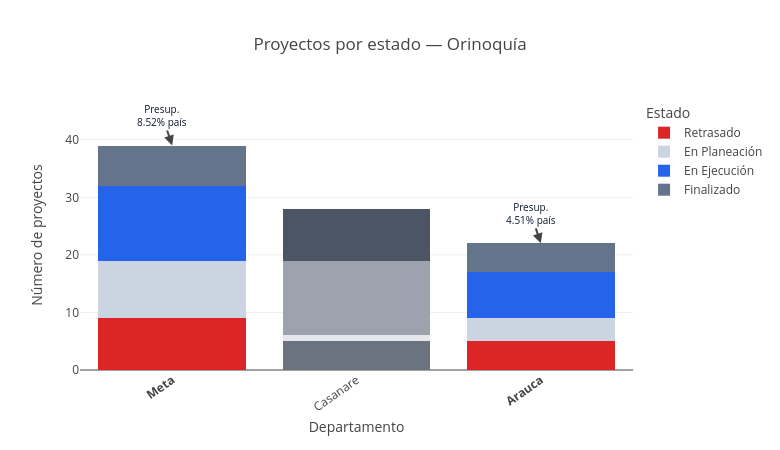
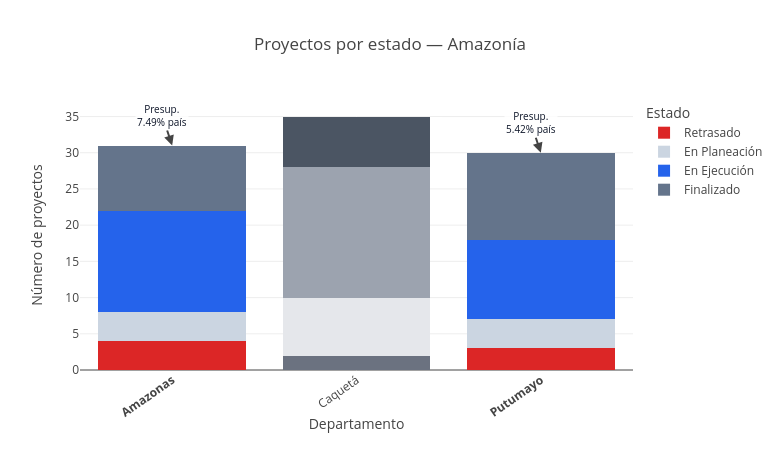
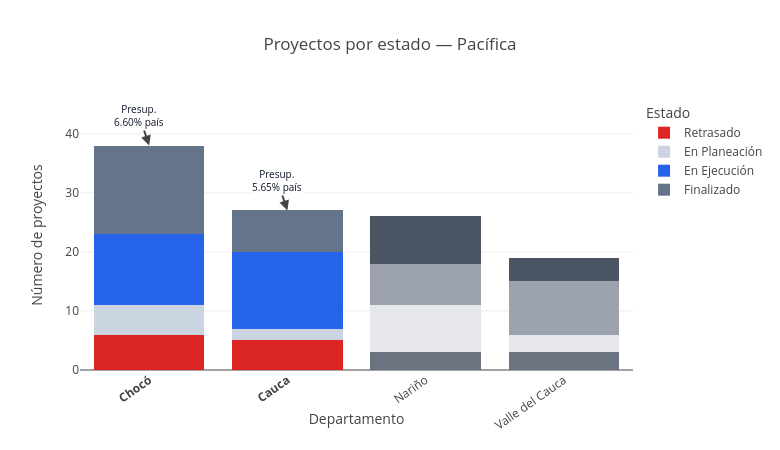
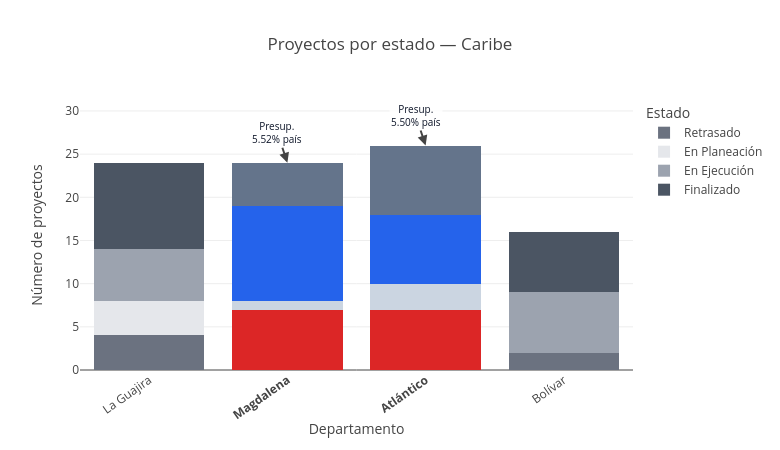

Write notebook code for charts like these, in order.
### Code cell
GRAY_ESTADO = {
    "En Planeación": "#E5E7EB",
    "En Ejecución": "#9CA3AF",
    "Retrasado": "#6B7280",
    "Finalizado": "#4B5563",
}
# Presupuesto por región–departamento y % del país
presupuesto_depto = (
    df_analitico.groupby(["Region", "Departamento"], as_index=False)["Presupuesto_USD"]
    .sum()
)

total_pais = presupuesto_depto["Presupuesto_USD"].sum()
presupuesto_depto["Pct_Pais"] = 100 * presupuesto_depto["Presupuesto_USD"] / total_pais

# Top 2 por región según mayor % de proyectos RETRASADOS
retraso_depto = (
    df_analitico[df_analitico["Estado"] == "Retrasado"]
    .groupby(["Region", "Departamento"])
    .size()
    .reset_index(name="N_Retrasados")
)
totales_depto = (
    df_analitico.groupby(["Region", "Departamento"])
    .size()
    .reset_index(name="N_Proyectos")
)
retraso_depto = totales_depto.merge(retraso_depto, on=["Region", "Departamento"], how="left")
retraso_depto["N_Retrasados"] = retraso_depto["N_Retrasados"].fillna(0).astype(int)
retraso_depto["Pct_Retrasado"] = 100 * retraso_depto["N_Retrasados"] / retraso_depto["N_Proyectos"]

top2_retraso = (
    retraso_depto.sort_values(
        ["Region", "Pct_Retrasado", "N_Retrasados"],
        ascending=[True, False, False],
    )
    .groupby("Region", as_index=False)
    .head(2)
)

top2_por_region = (
    top2_retraso.groupby("Region")["Departamento"]
    .apply(set)
    .to_dict()
)

ORDEN_REGION = ["Orinoquía", "Amazonía", "Pacífica", "Caribe", "Andina"]

conteo_depto["Pct"] = (
    conteo_depto.groupby(["Region", "Departamento"])["Proyectos"]
    .transform(lambda s: 100 * s / s.sum())
)

for region in ORDEN_REGION:
    datos = conteo_depto[conteo_depto["Region"] == region].copy()
    orden_x = (
        presupuesto_depto[presupuesto_depto["Region"] == region]
        .sort_values("Pct_Pais", ascending=False)["Departamento"]
        .tolist()
    )
    datos["Departamento"] = pd.Categorical(
        datos["Departamento"], categories=orden_x, ordered=True
    )
    datos = datos.sort_values(["Departamento", "Estado"])
    top_deptos = top2_por_region.get(region, set())
    fig = px.bar(
        datos,
        x="Departamento",
        y="Proyectos",
        color="Estado",
        color_discrete_map=COLOR_ESTADO,
        barmode="stack",
        category_orders={"Estado": ORDEN_ESTADO_A},
        custom_data=["Pct"],
        title=f"Proyectos por estado — {region} ",
    )
    # Top 2 → color; resto → escala de grises
    for trace in fig.data:
        estado = trace.name
        colores = [
            COLOR_ESTADO.get(estado, "#9CA3AF")
            if dep in top_deptos
            else GRAY_ESTADO.get(estado, "#9CA3AF")
            for dep in trace.x
        ]
        trace.marker.color = colores
        trace.marker.line.color = [
            "#0F172A" if dep in top_deptos else "rgba(0,0,0,0)" for dep in trace.x
        ]
    fig.update_traces(
        hovertemplate=(
            "<b>%{x}</b><br>"
            "Estado: %{fullData.name}<br>"
            "Proyectos: %{y}<br>"
            "Participación: %{customdata[0]:.1f}%<extra></extra>"
        )
    )
    totales = datos.groupby("Departamento", observed=True)["Proyectos"].sum()
    for depto in top_deptos:
        if depto in totales.index:
            pct_pais = presupuesto_depto.loc[
                (presupuesto_depto["Region"] == region)
                & (presupuesto_depto["Departamento"] == depto),
                "Pct_Pais",
            ].iloc[0]
            fig.add_annotation(
                x=depto,
                y=totales[depto],
                text=f"Presup.<br>{pct_pais:.2f}% país",
                showarrow=True,
                arrowhead=2,
                ay=-30,
                font=dict(size=10, color="#0F172A"),
                bgcolor="rgba(255,255,255,0.85)",
            )
    ticktext = [f"<b>{d}</b>" if d in top_deptos else d for d in orden_x]
    fig.update_xaxes(tickmode="array", tickvals=orden_x, ticktext=ticktext, tickangle=-35)
    fig.update_layout(
        height=450,
        width=780,
        xaxis_title="Departamento",
        yaxis_title="Número de proyectos",
        legend_title="Estado",
    )
    fig.show()

### Figure 1 — Plotly figure (JSON) as saved in the notebook; plotly's stock layout.template omitted (floating-point values rounded to 4 significant figures)
{"data": [{"customdata": [[23.08], [17.86], [22.73]], "hovertemplate": "<b>%{x}</b><br>Estado: %{fullData.name}<br>Proyectos: %{y}<br>Participación: %{customdata[0]:.1f}%<extra></extra>", "legendgroup": "Retrasado", "marker": {"color": ["#DC2626", "#6B7280", "#DC2626"], "line": {"color": ["#0F172A", "rgba(0,0,0,0)", "#0F172A"]}, "pattern": {"shape": ""}}, "name": "Retrasado", "orientation": "v", "showlegend": true, "textposition": "auto", "type": "bar", "x": ["Meta", "Casanare", "Arauca"], "xaxis": "x", "y": [9, 5, 5], "yaxis": "y"}, {"customdata": [[25.64], [3.571], [18.18]], "hovertemplate": "<b>%{x}</b><br>Estado: %{fullData.name}<br>Proyectos: %{y}<br>Participación: %{customdata[0]:.1f}%<extra></extra>", "legendgroup": "En Planeación", "marker": {"color": ["#CBD5E1", "#E5E7EB", "#CBD5E1"], "line": {"color": ["#0F172A", "rgba(0,0,0,0)", "#0F172A"]}, "pattern": {"shape": ""}}, "name": "En Planeación", "orientation": "v", "showlegend": true, "textposition": "auto", "type": "bar", "x": ["Meta", "Casanare", "Arauca"], "xaxis": "x", "y": [10, 1, 4], "yaxis": "y"}, {"customdata": [[33.33], [46.43], [36.36]], "hovertemplate": "<b>%{x}</b><br>Estado: %{fullData.name}<br>Proyectos: %{y}<br>Participación: %{customdata[0]:.1f}%<extra></extra>", "legendgroup": "En Ejecución", "marker": {"color": ["#2563EB", "#9CA3AF", "#2563EB"], "line": {"color": ["#0F172A", "rgba(0,0,0,0)", "#0F172A"]}, "pattern": {"shape": ""}}, "name": "En Ejecución", "orientation": "v", "showlegend": true, "textposition": "auto", "type": "bar", "x": ["Meta", "Casanare", "Arauca"], "xaxis": "x", "y": [13, 13, 8], "yaxis": "y"}, {"customdata": [[17.95], [32.14], [22.73]], "hovertemplate": "<b>%{x}</b><br>Estado: %{fullData.name}<br>Proyectos: %{y}<br>Participación: %{customdata[0]:.1f}%<extra></extra>", "legendgroup": "Finalizado", "marker": {"color": ["#64748B", "#4B5563", "#64748B"], "line": {"color": ["#0F172A", "rgba(0,0,0,0)", "#0F172A"]}, "pattern": {"shape": ""}}, "name": "Finalizado", "orientation": "v", "showlegend": true, "textposition": "auto", "type": "bar", "x": ["Meta", "Casanare", "Arauca"], "xaxis": "x", "y": [7, 9, 5], "yaxis": "y"}], "layout": {"annotations": [{"arrowhead": 2, "ay": -30, "bgcolor": "rgba(255,255,255,0.85)", "font": {"color": "#0F172A", "size": 10}, "showarrow": true, "text": "Presup.<br>8.52% país", "x": "Meta", "y": 39}, {"arrowhead": 2, "ay": -30, "bgcolor": "rgba(255,255,255,0.85)", "font": {"color": "#0F172A", "size": 10}, "showarrow": true, "text": "Presup.<br>4.51% país", "x": "Arauca", "y": 22}], "barmode": "stack", "height": 450, "legend": {"title": {"text": "Estado"}, "tracegroupgap": 0}, "title": {"text": "Proyectos por estado — Orinoquía "}, "width": 780, "xaxis": {"anchor": "y", "domain": [0, 1], "tickangle": -35, "tickmode": "array", "ticktext": ["<b>Meta</b>", "Casanare", "<b>Arauca</b>"], "tickvals": ["Meta", "Casanare", "Arauca"], "title": {"text": "Departamento"}}, "yaxis": {"anchor": "x", "domain": [0, 1], "title": {"text": "Número de proyectos"}}}}

### Figure 2 — Plotly figure (JSON) as saved in the notebook; plotly's stock layout.template omitted (floating-point values rounded to 4 significant figures)
{"data": [{"customdata": [[12.9], [5.714], [10.0]], "hovertemplate": "<b>%{x}</b><br>Estado: %{fullData.name}<br>Proyectos: %{y}<br>Participación: %{customdata[0]:.1f}%<extra></extra>", "legendgroup": "Retrasado", "marker": {"color": ["#DC2626", "#6B7280", "#DC2626"], "line": {"color": ["#0F172A", "rgba(0,0,0,0)", "#0F172A"]}, "pattern": {"shape": ""}}, "name": "Retrasado", "orientation": "v", "showlegend": true, "textposition": "auto", "type": "bar", "x": ["Amazonas", "Caquetá", "Putumayo"], "xaxis": "x", "y": [4, 2, 3], "yaxis": "y"}, {"customdata": [[12.9], [22.86], [13.33]], "hovertemplate": "<b>%{x}</b><br>Estado: %{fullData.name}<br>Proyectos: %{y}<br>Participación: %{customdata[0]:.1f}%<extra></extra>", "legendgroup": "En Planeación", "marker": {"color": ["#CBD5E1", "#E5E7EB", "#CBD5E1"], "line": {"color": ["#0F172A", "rgba(0,0,0,0)", "#0F172A"]}, "pattern": {"shape": ""}}, "name": "En Planeación", "orientation": "v", "showlegend": true, "textposition": "auto", "type": "bar", "x": ["Amazonas", "Caquetá", "Putumayo"], "xaxis": "x", "y": [4, 8, 4], "yaxis": "y"}, {"customdata": [[45.16], [51.43], [36.67]], "hovertemplate": "<b>%{x}</b><br>Estado: %{fullData.name}<br>Proyectos: %{y}<br>Participación: %{customdata[0]:.1f}%<extra></extra>", "legendgroup": "En Ejecución", "marker": {"color": ["#2563EB", "#9CA3AF", "#2563EB"], "line": {"color": ["#0F172A", "rgba(0,0,0,0)", "#0F172A"]}, "pattern": {"shape": ""}}, "name": "En Ejecución", "orientation": "v", "showlegend": true, "textposition": "auto", "type": "bar", "x": ["Amazonas", "Caquetá", "Putumayo"], "xaxis": "x", "y": [14, 18, 11], "yaxis": "y"}, {"customdata": [[29.03], [20.0], [40.0]], "hovertemplate": "<b>%{x}</b><br>Estado: %{fullData.name}<br>Proyectos: %{y}<br>Participación: %{customdata[0]:.1f}%<extra></extra>", "legendgroup": "Finalizado", "marker": {"color": ["#64748B", "#4B5563", "#64748B"], "line": {"color": ["#0F172A", "rgba(0,0,0,0)", "#0F172A"]}, "pattern": {"shape": ""}}, "name": "Finalizado", "orientation": "v", "showlegend": true, "textposition": "auto", "type": "bar", "x": ["Amazonas", "Caquetá", "Putumayo"], "xaxis": "x", "y": [9, 7, 12], "yaxis": "y"}], "layout": {"annotations": [{"arrowhead": 2, "ay": -30, "bgcolor": "rgba(255,255,255,0.85)", "font": {"color": "#0F172A", "size": 10}, "showarrow": true, "text": "Presup.<br>5.42% país", "x": "Putumayo", "y": 30}, {"arrowhead": 2, "ay": -30, "bgcolor": "rgba(255,255,255,0.85)", "font": {"color": "#0F172A", "size": 10}, "showarrow": true, "text": "Presup.<br>7.49% país", "x": "Amazonas", "y": 31}], "barmode": "stack", "height": 450, "legend": {"title": {"text": "Estado"}, "tracegroupgap": 0}, "title": {"text": "Proyectos por estado — Amazonía "}, "width": 780, "xaxis": {"anchor": "y", "domain": [0, 1], "tickangle": -35, "tickmode": "array", "ticktext": ["<b>Amazonas</b>", "Caquetá", "<b>Putumayo</b>"], "tickvals": ["Amazonas", "Caquetá", "Putumayo"], "title": {"text": "Departamento"}}, "yaxis": {"anchor": "x", "domain": [0, 1], "title": {"text": "Número de proyectos"}}}}

### Figure 3 — Plotly figure (JSON) as saved in the notebook; plotly's stock layout.template omitted (floating-point values rounded to 4 significant figures)
{"data": [{"customdata": [[15.79], [18.52], [11.54], [15.79]], "hovertemplate": "<b>%{x}</b><br>Estado: %{fullData.name}<br>Proyectos: %{y}<br>Participación: %{customdata[0]:.1f}%<extra></extra>", "legendgroup": "Retrasado", "marker": {"color": ["#DC2626", "#DC2626", "#6B7280", "#6B7280"], "line": {"color": ["#0F172A", "#0F172A", "rgba(0,0,0,0)", "rgba(0,0,0,0)"]}, "pattern": {"shape": ""}}, "name": "Retrasado", "orientation": "v", "showlegend": true, "textposition": "auto", "type": "bar", "x": ["Chocó", "Cauca", "Nariño", "Valle del Cauca"], "xaxis": "x", "y": [6, 5, 3, 3], "yaxis": "y"}, {"customdata": [[13.16], [7.407], [30.77], [15.79]], "hovertemplate": "<b>%{x}</b><br>Estado: %{fullData.name}<br>Proyectos: %{y}<br>Participación: %{customdata[0]:.1f}%<extra></extra>", "legendgroup": "En Planeación", "marker": {"color": ["#CBD5E1", "#CBD5E1", "#E5E7EB", "#E5E7EB"], "line": {"color": ["#0F172A", "#0F172A", "rgba(0,0,0,0)", "rgba(0,0,0,0)"]}, "pattern": {"shape": ""}}, "name": "En Planeación", "orientation": "v", "showlegend": true, "textposition": "auto", "type": "bar", "x": ["Chocó", "Cauca", "Nariño", "Valle del Cauca"], "xaxis": "x", "y": [5, 2, 8, 3], "yaxis": "y"}, {"customdata": [[31.58], [48.15], [26.92], [47.37]], "hovertemplate": "<b>%{x}</b><br>Estado: %{fullData.name}<br>Proyectos: %{y}<br>Participación: %{customdata[0]:.1f}%<extra></extra>", "legendgroup": "En Ejecución", "marker": {"color": ["#2563EB", "#2563EB", "#9CA3AF", "#9CA3AF"], "line": {"color": ["#0F172A", "#0F172A", "rgba(0,0,0,0)", "rgba(0,0,0,0)"]}, "pattern": {"shape": ""}}, "name": "En Ejecución", "orientation": "v", "showlegend": true, "textposition": "auto", "type": "bar", "x": ["Chocó", "Cauca", "Nariño", "Valle del Cauca"], "xaxis": "x", "y": [12, 13, 7, 9], "yaxis": "y"}, {"customdata": [[39.47], [25.93], [30.77], [21.05]], "hovertemplate": "<b>%{x}</b><br>Estado: %{fullData.name}<br>Proyectos: %{y}<br>Participación: %{customdata[0]:.1f}%<extra></extra>", "legendgroup": "Finalizado", "marker": {"color": ["#64748B", "#64748B", "#4B5563", "#4B5563"], "line": {"color": ["#0F172A", "#0F172A", "rgba(0,0,0,0)", "rgba(0,0,0,0)"]}, "pattern": {"shape": ""}}, "name": "Finalizado", "orientation": "v", "showlegend": true, "textposition": "auto", "type": "bar", "x": ["Chocó", "Cauca", "Nariño", "Valle del Cauca"], "xaxis": "x", "y": [15, 7, 8, 4], "yaxis": "y"}], "layout": {"annotations": [{"arrowhead": 2, "ay": -30, "bgcolor": "rgba(255,255,255,0.85)", "font": {"color": "#0F172A", "size": 10}, "showarrow": true, "text": "Presup.<br>6.60% país", "x": "Chocó", "y": 38}, {"arrowhead": 2, "ay": -30, "bgcolor": "rgba(255,255,255,0.85)", "font": {"color": "#0F172A", "size": 10}, "showarrow": true, "text": "Presup.<br>5.65% país", "x": "Cauca", "y": 27}], "barmode": "stack", "height": 450, "legend": {"title": {"text": "Estado"}, "tracegroupgap": 0}, "title": {"text": "Proyectos por estado — Pacífica "}, "width": 780, "xaxis": {"anchor": "y", "domain": [0, 1], "tickangle": -35, "tickmode": "array", "ticktext": ["<b>Chocó</b>", "<b>Cauca</b>", "Nariño", "Valle del Cauca"], "tickvals": ["Chocó", "Cauca", "Nariño", "Valle del Cauca"], "title": {"text": "Departamento"}}, "yaxis": {"anchor": "x", "domain": [0, 1], "title": {"text": "Número de proyectos"}}}}

### Figure 4 — Plotly figure (JSON) as saved in the notebook; plotly's stock layout.template omitted (floating-point values rounded to 4 significant figures)
{"data": [{"customdata": [[16.67], [29.17], [26.92], [12.5]], "hovertemplate": "<b>%{x}</b><br>Estado: %{fullData.name}<br>Proyectos: %{y}<br>Participación: %{customdata[0]:.1f}%<extra></extra>", "legendgroup": "Retrasado", "marker": {"color": ["#6B7280", "#DC2626", "#DC2626", "#6B7280"], "line": {"color": ["rgba(0,0,0,0)", "#0F172A", "#0F172A", "rgba(0,0,0,0)"]}, "pattern": {"shape": ""}}, "name": "Retrasado", "orientation": "v", "showlegend": true, "textposition": "auto", "type": "bar", "x": ["La Guajira", "Magdalena", "Atlántico", "Bolívar"], "xaxis": "x", "y": [4, 7, 7, 2], "yaxis": "y"}, {"customdata": [[16.67], [4.167], [11.54]], "hovertemplate": "<b>%{x}</b><br>Estado: %{fullData.name}<br>Proyectos: %{y}<br>Participación: %{customdata[0]:.1f}%<extra></extra>", "legendgroup": "En Planeación", "marker": {"color": ["#E5E7EB", "#CBD5E1", "#CBD5E1"], "line": {"color": ["rgba(0,0,0,0)", "#0F172A", "#0F172A"]}, "pattern": {"shape": ""}}, "name": "En Planeación", "orientation": "v", "showlegend": true, "textposition": "auto", "type": "bar", "x": ["La Guajira", "Magdalena", "Atlántico"], "xaxis": "x", "y": [4, 1, 3], "yaxis": "y"}, {"customdata": [[25.0], [45.83], [30.77], [43.75]], "hovertemplate": "<b>%{x}</b><br>Estado: %{fullData.name}<br>Proyectos: %{y}<br>Participación: %{customdata[0]:.1f}%<extra></extra>", "legendgroup": "En Ejecución", "marker": {"color": ["#9CA3AF", "#2563EB", "#2563EB", "#9CA3AF"], "line": {"color": ["rgba(0,0,0,0)", "#0F172A", "#0F172A", "rgba(0,0,0,0)"]}, "pattern": {"shape": ""}}, "name": "En Ejecución", "orientation": "v", "showlegend": true, "textposition": "auto", "type": "bar", "x": ["La Guajira", "Magdalena", "Atlántico", "Bolívar"], "xaxis": "x", "y": [6, 11, 8, 7], "yaxis": "y"}, {"customdata": [[41.67], [20.83], [30.77], [43.75]], "hovertemplate": "<b>%{x}</b><br>Estado: %{fullData.name}<br>Proyectos: %{y}<br>Participación: %{customdata[0]:.1f}%<extra></extra>", "legendgroup": "Finalizado", "marker": {"color": ["#4B5563", "#64748B", "#64748B", "#4B5563"], "line": {"color": ["rgba(0,0,0,0)", "#0F172A", "#0F172A", "rgba(0,0,0,0)"]}, "pattern": {"shape": ""}}, "name": "Finalizado", "orientation": "v", "showlegend": true, "textposition": "auto", "type": "bar", "x": ["La Guajira", "Magdalena", "Atlántico", "Bolívar"], "xaxis": "x", "y": [10, 5, 8, 7], "yaxis": "y"}], "layout": {"annotations": [{"arrowhead": 2, "ay": -30, "bgcolor": "rgba(255,255,255,0.85)", "font": {"color": "#0F172A", "size": 10}, "showarrow": true, "text": "Presup.<br>5.52% país", "x": "Magdalena", "y": 24}, {"arrowhead": 2, "ay": -30, "bgcolor": "rgba(255,255,255,0.85)", "font": {"color": "#0F172A", "size": 10}, "showarrow": true, "text": "Presup.<br>5.50% país", "x": "Atlántico", "y": 26}], "barmode": "stack", "height": 450, "legend": {"title": {"text": "Estado"}, "tracegroupgap": 0}, "title": {"text": "Proyectos por estado — Caribe "}, "width": 780, "xaxis": {"anchor": "y", "domain": [0, 1], "tickangle": -35, "tickmode": "array", "ticktext": ["La Guajira", "<b>Magdalena</b>", "<b>Atlántico</b>", "Bolívar"], "tickvals": ["La Guajira", "Magdalena", "Atlántico", "Bolívar"], "title": {"text": "Departamento"}}, "yaxis": {"anchor": "x", "domain": [0, 1], "title": {"text": "Número de proyectos"}}}}
